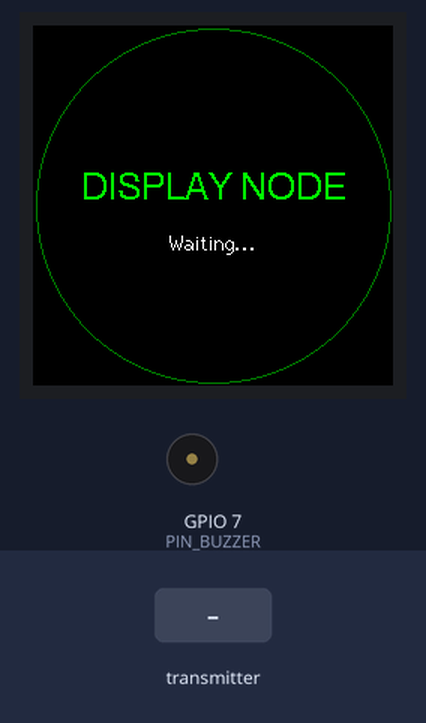
Bench run of a sketch on a simulated ESP32-S3. Shown: 240×240 colour display, buzzer (waves = sounding, pin HIGH). The inputs (shaded band) are chosen by the test bench. Pins used as bus, display or sensor lines are not drawn; what the sketch prints to the serial monitor is not drawn.

Above: at 1.4 s.
1.5 s: the transmitter starts sending hr_bpm = 0
At 1.8 s:
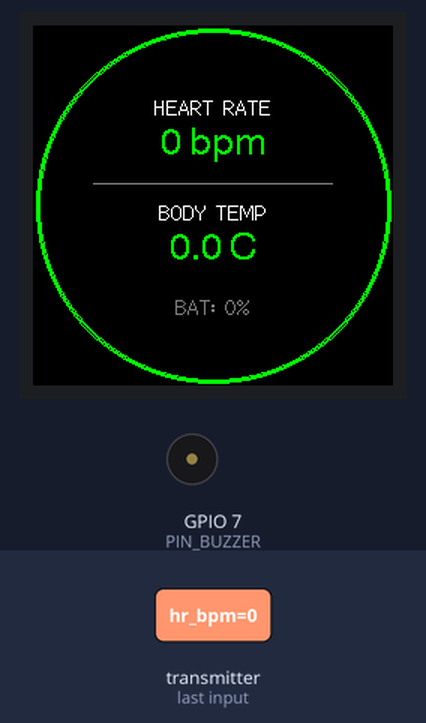
3.5 s: the transmitter starts sending health_state = 1
At 3.8 s:
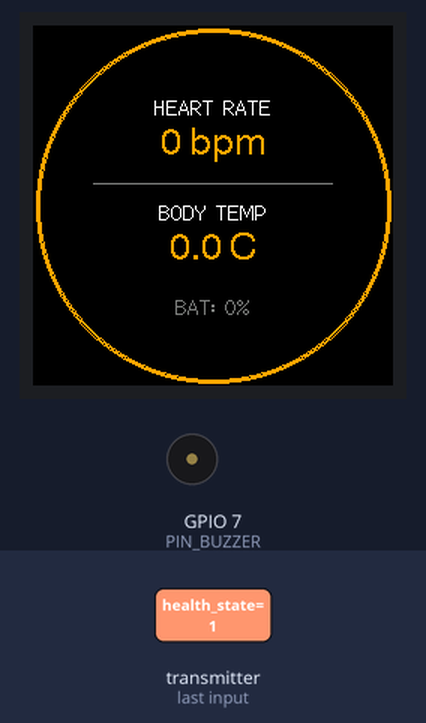
6.5 s: the transmitter starts sending temp_c = 25
At 6.8 s:
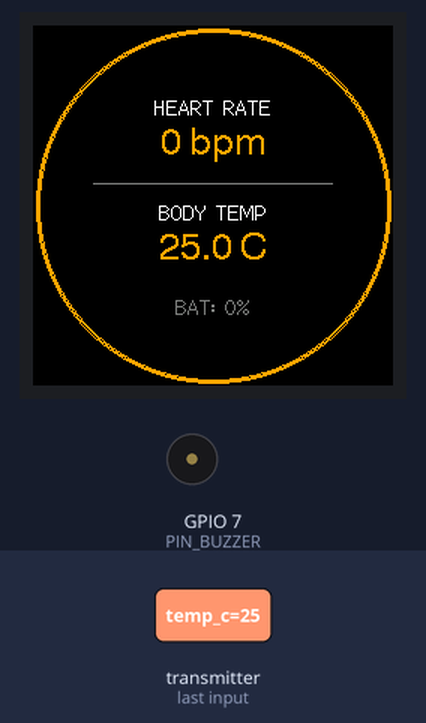
8.0 s: the transmitter starts sending battery_pct = 25
At 8.31 s:
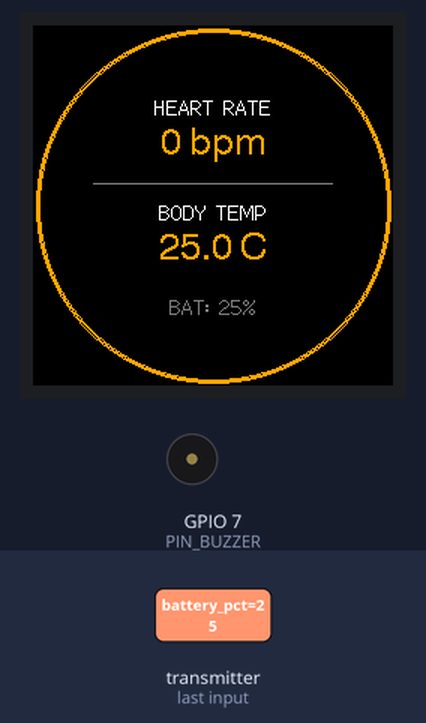
9.5 s: the transmitter starts sending alert_msg = 0
11.0 s: the transmitter starts sending hr_bpm = 1024
At 11.31 s:
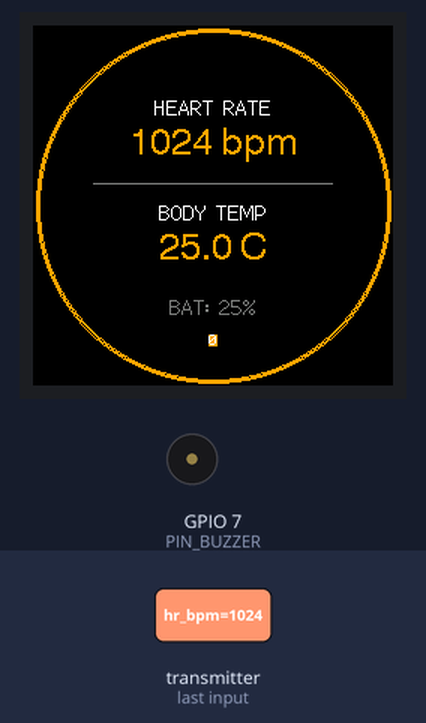

The sketch:

firmware_display_esp32.ino
```cpp
// ══════════════════════════════════════════════════════════════════════════════
// DISPLAY NODE: Regular ESP32
// Receives Health Packet from S3 Mini via ESP-NOW → Renders GC9A01 Round LCD
// ══════════════════════════════════════════════════════════════════════════════

#include <WiFi.h>
#include <esp_now.h>
#include <SPI.h>
#include <TFT_eSPI.h>

// ── Regular ESP32 Pin Mappings (Hardware VSPI — Stable) ──
// MOSI=23, SCLK=18, CS=5, DC=2, RST=4 — defined in User_Setup.h
#define PIN_LCD_BL  15
#define PIN_BUZZER   7   // Optional local buzzer on display node

TFT_eSPI tft = TFT_eSPI();

// ── Shared Packet (must match Master's struct EXACTLY) ──
typedef struct HealthPacket {
    int   hr_bpm;
    float temp_c;
    int   health_state;
    int   battery_pct;
    char  alert_msg[32];
} HealthPacket;

HealthPacket rxPacket;
volatile bool newDataAvailable = false;

// ── ESP-NOW Receive Callback ──
void onDataReceived(const uint8_t *mac, const uint8_t *data, int len) {
    memcpy(&rxPacket, data, sizeof(rxPacket));
    newDataAvailable = true;
}

// ── GC9A01 Display Initialization (Regular ESP32) ──
void initDisplay() {
    pinMode(PIN_LCD_BL, OUTPUT);
    digitalWrite(PIN_LCD_BL, HIGH);
    tft.init();
    tft.setRotation(0);
    // Regular ESP32 + GC9A01 does NOT need invertDisplay
    tft.fillScreen(TFT_BLACK);
    tft.drawCircle(120, 120, 118, TFT_DARKGREEN);
    tft.setTextDatum(MC_DATUM);
    tft.setTextColor(TFT_GREEN, TFT_BLACK);
    tft.drawString("DISPLAY NODE", 120, 110, 4);
    tft.setTextColor(TFT_WHITE, TFT_BLACK);
    tft.drawString("Waiting...", 120, 145, 2);
    Serial.println("[DISPLAY] GC9A01 OK on Regular ESP32.");
}

// ── Render Health Dashboard on 240x240 Circle ──
void renderDashboard(HealthPacket &p) {
    // Color theme per state
    uint32_t bgColor, ringColor, textColor;
    if (p.health_state == 2) {
        bgColor   = TFT_BLACK;
        ringColor = TFT_RED;
        textColor = TFT_RED;
        digitalWrite(PIN_BUZZER, HIGH); // Local alarm mirror
    } else if (p.health_state == 1) {
        bgColor   = TFT_BLACK;
        ringColor = 0xFD20; // Orange
        textColor = 0xFD20;
        digitalWrite(PIN_BUZZER, LOW);
    } else {
        bgColor   = TFT_BLACK;
        ringColor = TFT_GREEN;
        textColor = TFT_GREEN;
        digitalWrite(PIN_BUZZER, LOW);
    }

    tft.fillScreen(bgColor);

    // Outer status ring (3px thick)
    tft.drawCircle(120, 120, 118, ringColor);
    tft.drawCircle(120, 120, 117, ringColor);
    tft.drawCircle(120, 120, 116, ringColor);

    // ── Heart Rate ──
    tft.setTextColor(TFT_WHITE, bgColor);
    tft.setTextDatum(MC_DATUM);
    tft.drawString("HEART RATE", 120, 55, 2);
    tft.setTextColor(textColor, bgColor);
    tft.drawString(String(p.hr_bpm) + " bpm", 120, 80, 4);

    // ── Divider Line ──
    tft.drawFastHLine(40, 105, 160, TFT_DARKGREY);

    // ── Temperature ──
    tft.setTextColor(TFT_WHITE, bgColor);
    tft.drawString("BODY TEMP", 120, 125, 2);
    tft.setTextColor(textColor, bgColor);
    tft.drawString(String(p.temp_c, 1) + " C", 120, 150, 4);

    // ── Battery Bar (bottom arc) ──
    tft.setTextColor(TFT_DARKGREY, bgColor);
    tft.drawString("BAT: " + String(p.battery_pct) + "%", 120, 188, 2);

    // ── Alert Label (if not normal) ──
    if (p.health_state > 0) {
        tft.setTextColor(TFT_WHITE, ringColor);
        tft.drawString(p.alert_msg, 120, 210, 1);
    }
}

void setup() {
    Serial.begin(115200);
    pinMode(PIN_BUZZER, OUTPUT);
    digitalWrite(PIN_BUZZER, LOW);

    initDisplay();

    // ESP-NOW Receive Setup (no WiFi AP/STA join needed)
    WiFi.mode(WIFI_STA);
    WiFi.disconnect();

    if (esp_now_init() != ESP_OK) {
        Serial.println("[ESP-NOW] Init FAILED!");
    } else {
        esp_now_register_recv_cb(onDataReceived);
        Serial.println("[ESP-NOW] Display Node Listening...");
    }
}

void loop() {
    if (newDataAvailable) {
        newDataAvailable = false;
        renderDashboard(rxPacket);
        Serial.printf("[RX] HR:%d | Temp:%.1f | State:%d | Bat:%d%% | %s\n",
                      rxPacket.hr_bpm, rxPacket.temp_c,
                      rxPacket.health_state, rxPacket.battery_pct,
                      rxPacket.alert_msg);
    }
}
```

Measured:
- after the input at 1.5 s, the display: first changes at once (image 1 shows a later state)
- after the input at 3.5 s, the display: first differs from a run without the input after 0.10 s (image 2)
- after the input at 6.5 s, the display: first differs from a run without the input after 0.10 s (image 3)
- after the input at 8.0 s, the display: first differs from a run without the input after 0.10 s (image 4)
- after the input at 11.0 s, the display: first differs from a run without the input after 0.10 s (image 5)
- what the display in image 1 shows lasts 0.4 s, from 1.6 s to 2.0 s
